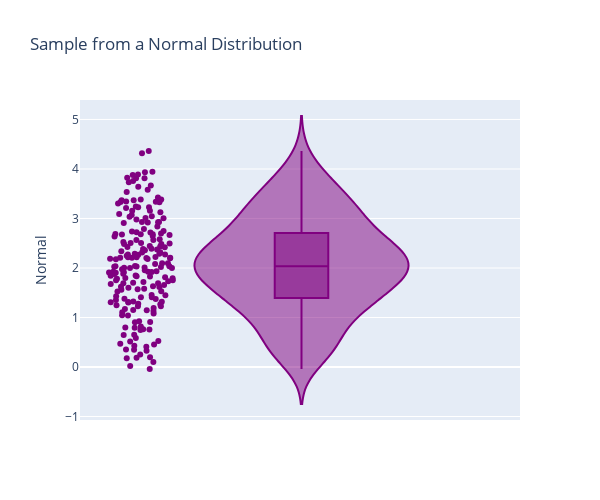

The notebook cell this image was saved under:
### Code cell
fig = px.violin(df, y="Normal",
             points="all",
             box=True,
             color_discrete_sequence=['purple'],
             height = 500, width = 600,
             title='Sample from a Normal Distribution')
fig.show()

### Figure 1 — Plotly figure (JSON) as saved in the notebook; plotly's stock layout.template omitted (floating-point values rounded to 4 significant figures; data arrays with more than 128 entries replaced by an {"elided": "..."} marker saying what was removed)
{"data": [{"alignmentgroup": "True", "box": {"visible": true}, "hovertemplate": "Normal=%{y}<extra></extra>", "legendgroup": "", "marker": {"color": "purple"}, "name": "", "offsetgroup": "", "orientation": "v", "points": "all", "scalegroup": "True", "showlegend": false, "type": "violin", "x0": " ", "xaxis": "x", "y": {"elided": "200 float values"}, "y0": " ", "yaxis": "y"}], "layout": {"height": 500, "legend": {"tracegroupgap": 0}, "title": {"text": "Sample from a Normal Distribution"}, "violinmode": "group", "width": 600, "xaxis": {"anchor": "y", "domain": [0, 1]}, "yaxis": {"anchor": "x", "domain": [0, 1], "title": {"text": "Normal"}}}}
